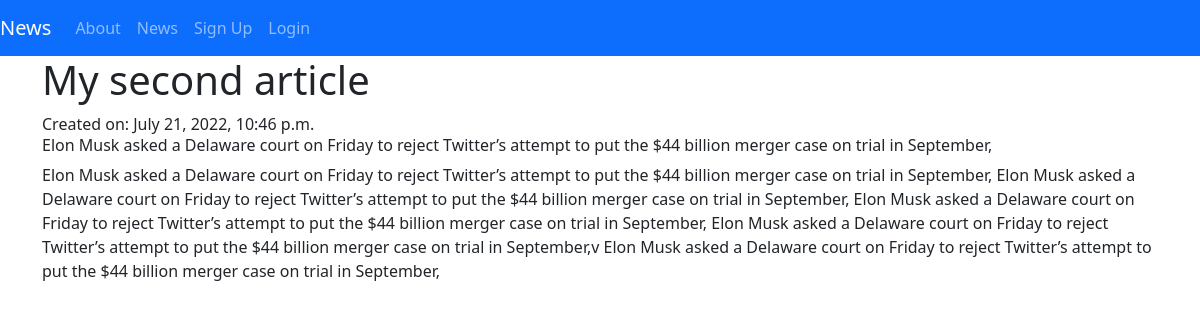
Page /articles/2/ on the committed database.
### articles/models.py (models this page shows, shortened)
class Article(models.Model):
    title = models.CharField(max_length=128)
    subtitle = models.CharField(max_length=128)
    author = models.ForeignKey(
        get_user_model(),
        on_delete=models.CASCADE
    )
    section = models.ForeignKey(
        Section,
        on_delete=models.CASCADE,
        null=True,
        blank=True
    )
    _type = models.ForeignKey(
        ArticleType,
        on_delete=models.CASCADE,
        null=True,
        blank=True
    )
    status = models.ForeignKey(
        Status,
        on_delete=models.CASCADE,
        null=True,
        blank=True
    )
    body = models.TextField()
    created_on = models.DateTimeField(auto_now_add=True)

### articles/views.py (the view)
# urls.py: path('<int:pk>/', ArticleDetailView.as_view(), name ='article_detail'),
class ArticleDetailView(DetailView):
    template_name= "articles/detail.html"
    model = Article

### templates/articles/detail.html (shortened to what this page needs)
{% extends 'base.html' %}
{% block content %}
<h1>{{ article.title }}</h1> <span> Created on: {{ article.created_on }}</span>
<h6>{{ article.subtitle }}</h6>
<p>{{ article.body }}</p>
{% endblock content %}

### rows in the picture
Article: title "My second article", created_on "July 21, 2022, 10:46 p.m.", subtitle "Elon Musk asked a Delaware court on Friday to reject Twitter’s attempt to put the $44 billion merger case on trial in September,", body "Elon Musk asked a Delaware court on Friday to reject Twitter’s attempt to put the $44 billion merger case on trial in September, Elon Musk asked a Delaware court on Friday to reject Twitter’s attempt to put the $44 billion merger case on trial in September, Elon Musk asked a Delaware court on Friday to reject Twitter’s attempt to put the $44 billion merger case on trial in September, Elon Musk asked a Delaware court on Friday to reject Twitter’s attempt to put the $44 billion merger case on trial in September,v Elon Musk asked a Delaware court on Friday to reject Twitter’s attempt to put the $44 billion merger case on trial in September,"
